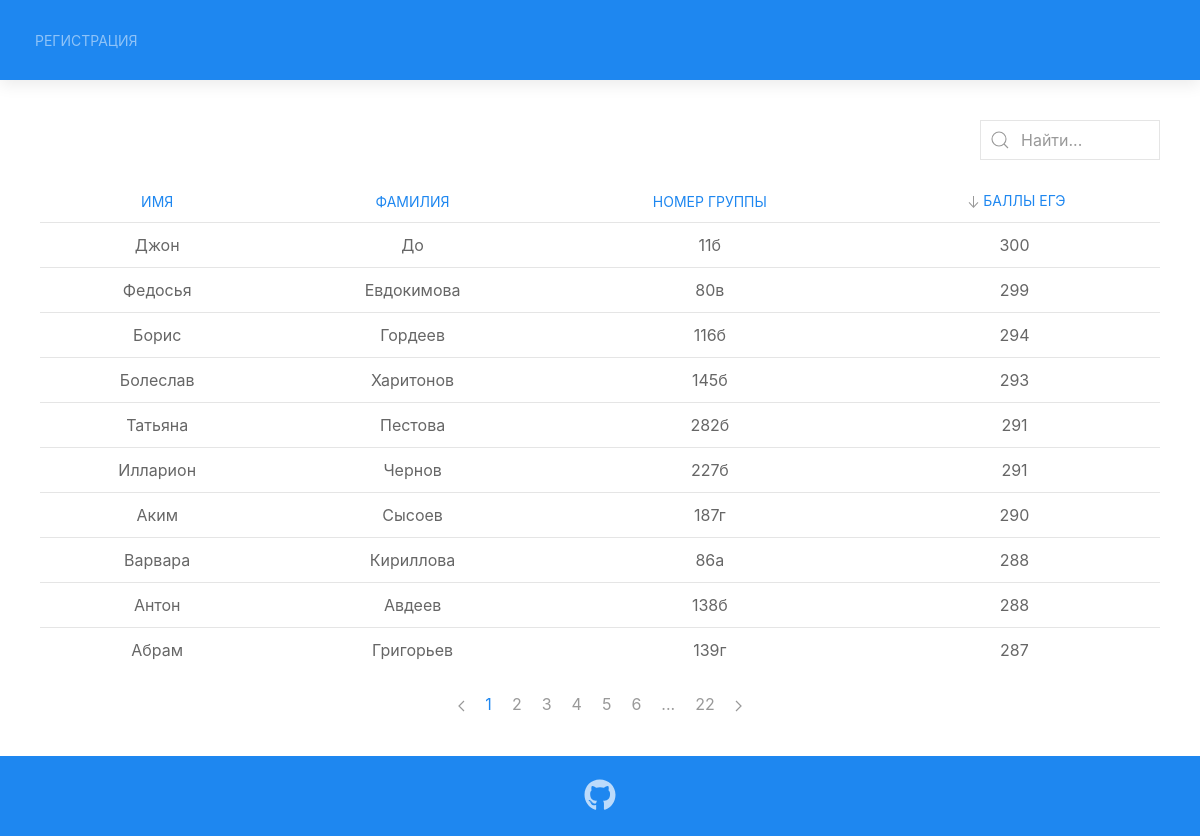
The page / on the database its author committed.
### tables this page shows
CREATE TABLE `students` (
  `id` int(11) NOT NULL,
  `name` varchar(50) NOT NULL,
  `surname` varchar(50) NOT NULL,
  `gender` enum('m','f') NOT NULL,
  `group_number` varchar(5) NOT NULL,
  `email` varchar(255) NOT NULL,
  `exam_score` smallint(3) NOT NULL,
  `birth_year` year(4) NOT NULL,
  `residence` enum('resident','nonresident') NOT NULL,
  `hash` varchar(200) NOT NULL
);

### app/controllers/BaseController.php (called while the page is built, shortened)
<?php
abstract class BaseController
{
    protected function render($file, array $params = [])
    {
        extract($params,EXTR_SKIP);
        return require_once "{$file}";
    }
}

### public/index.php (called while the page is built, shortened)
<?php
require_once __DIR__."/../app/bootstrap.php";
Router::load(__DIR__."/../routes.php")->getController($app)->run();

### app/AuthManager.php (called while the page is built, shortened)
<?php
class AuthManager
{
    public function checkIfAuthorized()
    {
        return isset($_COOKIE["hash"]) ? true : false;
    }
}

### app/helpers/Pager.php (called while the page is built, shortened)
<?php
class Pager
{
    public function calculatePositioning(int $page, int $perPage): int
    {
        return $page > 1 ? ($page * $perPage) - $perPage : 0;
    }
}

### app/helpers/UrlManager.php (called while the page is built, shortened)
<?php
class UrlManager
{
    public static function getPaginationLink(string $order, string $direction, string $search = null, int $page = null)
    {
        return http_build_query(array(
                "page" => $page,
                "order" => $order,
                "direction" => $direction,
                "search" => $search
            )
        );
    }
    public static function getSortingLink(int $page,
                                          string $requiredOrder,
                                          string $currentOrder,
                                          string $direction,
                                          string $search = null)
    {
        if ($requiredOrder === $currentOrder && $direction === "DESC") {
            $direction = "ASC";
        } else {
            $direction = "DESC";
        }
        return http_build_query(array(
           "page" => $page,
           "order" => $requiredOrder,
           "direction" => $direction,
           "search" => $search
        ));
    }
}

### app/database/StudentDataGateway.php (called while the page is built, shortened)
<?php
class StudentDataGateway
{
    private $pdo;
    public function __construct(\PDO $pdo)
    {
        $this->pdo = $pdo;
    }
    public function getStudents(int $offset, int $limit, string $orderBy, string $sort)
    {
        $sortingParams = $this->sanitizeSortingParams($orderBy, $sort);
        $statement = $this->pdo->prepare(
          "SELECT `name`, `surname`, `group_number`, `exam_score`
                     FROM `students`
                     ORDER BY {$sortingParams['orderBy']} {$sortingParams['sort']}
                     LIMIT :offset, :limit
          "
        );
        $statement->bindValue(":offset",$offset,\PDO::PARAM_INT);
        $statement->bindValue(":limit", $limit, \PDO::PARAM_INT);
        $statement->execute();
        return $statement->fetchAll(\PDO::FETCH_ASSOC);
    }
    private function sanitizeSortingParams(string $orderBy, string $sort)
    {
        $orderWhiteList = ["name", "surname", "group_number", "exam_score"];
        $sortingParams = array(
            "sort" => $sort,
            "orderBy" => $orderBy
        );
        return $sortingParams;
    }
}

### views/partials/students-table.php (the view, shortened to what this page needs)
<table class="uk-table uk-table-small uk-table-hover uk-table-divider students-table">
    <thead>
        <tr>
            <th class="uk-text-center"><?php
                Util::showSortingArrow("name", $order, $direction)
                ?><a href="?<?php echo htmlspecialchars(UrlManager::getSortingLink(
                    $page,
                    "name",
                    $order,
                    $direction,
                    $search
                ), ENT_QUOTES); ?>">Имя</a></th>
            <th class="uk-text-center"><?php
                Util::showSortingArrow("surname", $order, $direction)
                ?><a href="?<?php echo htmlspecialchars(UrlManager::getSortingLink(
                    $page,
                    "surname",
                    $order,
                    $direction,
                    $search
                ), ENT_QUOTES); ?>">Фамилия</a></th>
            <th class="uk-text-center"><?php
                Util::showSortingArrow("group_number", $order, $direction)
                ?><a href="?<?php echo htmlspecialchars(UrlManager::getSortingLink(
                    $page,
                    "group_number",
                    $order,
                    $direction,
                    $search
                ), ENT_QUOTES); ?>">Номер группы</a></th>
            <th class="uk-text-center"><?php
                Util::showSortingArrow("exam_score", $order, $direction)
                ?><a href="?<?php echo htmlspecialchars(UrlManager::getSortingLink(
                    $page,
                    "exam_score",
                    $order,
                    $direction,
                    $search
                ), ENT_QUOTES); ?>">Баллы ЕГЭ</a></th>
        </tr>
        </thead>
    <tbody>
        <?php foreach($students as $student): ?>
            <tr class="uk-text-center">
                <td><?php echo htmlspecialchars($student["name"], ENT_QUOTES) ?></td>
                <td><?php echo htmlspecialchars($student["surname"], ENT_QUOTES) ?></td>
                <td><?php echo htmlspecialchars($student["group_number"], ENT_QUOTES) ?></td>
                <td><?php echo htmlspecialchars($student["exam_score"], ENT_QUOTES) ?></td>
            </tr>
        <?php endforeach; ?>
    </tbody>
</table>

### app/controllers/HomeController.php (shortened to what this page needs)
<?php
class HomeController extends BaseController
{
    private $pager;
    private $studentDataGateway;
    private $paginationInfo;
    private $isAuth;
    public function __construct(string $requestMethod,
                                string $action,
                                Pager $pager,
                                StudentDataGateway $studentDataGateway,
                                AuthManager $authManager)
    {
        $this->action = $action;
        $this->pager = $pager;
        $this->studentDataGateway = $studentDataGateway;
        $this->authManager = $authManager;
        $this->isAuth = $this->authManager->checkIfAuthorized();
        $this->paginationInfo = $this->getPaginationInfo();
    }
    private function index(): void
    {
        if (isset($_GET["search"])) {
            $this->showSearchResults();
        } else {
            $this->showStudentsTable();
        }
    }
    private function getPaginationInfo(): array
    {
        $pagination["perPage"] = 10;
        $pagination["paginationLinks"] = 5;
        $pagination["page"] = isset($_GET["page"]) ? intval($_GET["page"]) : 1;
        $pagination["offset"] = $this->pager->calculatePositioning(
            $pagination["page"],
            $pagination["perPage"]
        );
        $pagination["order"] = isset($_GET["order"]) ? strval($_GET["order"]) : "exam_score";
        $pagination["direction"] = isset($_GET["direction"]) ? strval($_GET["direction"]) : "DESC";
        return $pagination;
    }
    private function showStudentsTable(): void
    {
        $order = $this->paginationInfo["order"];
        $direction = $this->paginationInfo["direction"];
        $isAuth = $this->isAuth;
        $students = $this->studentDataGateway->getStudents(
            $this->paginationInfo["offset"],
            $this->paginationInfo["perPage"],
            $order,
            $direction
        );
        $params = compact(
            "totalPages",
            "start",
            "end",
            "students",
            "order",
            "direction",
            "search",
            "page",
            "notify",
            "isAuth"
        );
        $this->render(__DIR__."/../../views/home.view.php",$params);
    }
    public function run(): void
    {
      $action = $this->action;
      $this->$action();
    }
}

### views/partials/header.php (shortened to what this page needs)
<!doctype html>
<html>
<head>
    <link rel="stylesheet" href="../css/styles.css">
    <link rel="stylesheet" href="../uikit/css/uikit.min.css">
</head>
<body>
<div class="wrapper">

### views/partials/navbar-home.php
<header>
    <div class="uk-box-shadow-medium uk-margin-medium-bottom">
        <nav class="uk-background-primary uk-light" uk-navbar>
                <div class="uk-navbar-left">
                    <ul class="uk-navbar-nav uk-margin-left">
                        <li>
                            <?php if ($isAuth): ?>
                               <a class="uk-link-reset" href="profile">Профиль</a>
                            <?php else: ?>
                                <a href="register">Регистрация</a>
                            <?php endif; ?>
                        </li>
                    </ul>
                </div>
        </nav>
    </div>
</header>

### views/home.view.php (shortened to what this page needs)
<?php
require_once "partials/header.php";
require_once "partials/navbar-home.php";
?>
<main>
    <?php
    require_once "partials/sections/students-list-section.php";
    ?>
</main>
<?php require_once "partials/footer.php";

### views/partials/sections/students-list-section.php
<section class="students-list">
    <div class="uk-container">
        <?php require_once __DIR__ . "/../search-box.php"; ?>
        <?php require_once __DIR__."/../students-table.php"; ?>
        <?php require_once __DIR__."/../pagination.php"; ?>
    </div>
</section>

### views/partials/search-box.php (shortened to what this page needs)
<div class="students-list__search students-list__search--flex">
    <?php require_once "search-form.php"; ?>
</div>

### views/partials/search-form.php
<div class="uk-float-right">
    <form class="uk-search uk-search-default">
        <span uk-search-icon></span>
        <input type="search" name="search" class="uk-search-input" placeholder="Найти...">
    </form>
</div>

### app/helpers/Util.php (shortened to what this page needs)
<?php
class Util
{
    public static function showSortingArrow(string $requiredOrder,
                                            string $currentOrder,
                                            string $direction): void
    {
        if ($requiredOrder === $currentOrder && $direction === "DESC") {
            echo "<span uk-icon='icon: arrow-down'></span>";
        } elseif ($requiredOrder === $currentOrder && $direction === "ASC") {
            echo "<span uk-icon='icon: arrow-up'></span>";
        }
    }
}

### views/partials/pagination.php (shortened to what this page needs)
<ul class="uk-pagination uk-flex-center">
    <?php if ($page > 1): ?>
        <li><a href="?<?php echo htmlspecialchars(UrlManager::getPaginationLink(
                $order,
                $direction,
                $search,
                $page - 1
            ), ENT_QUOTES); ?>"><span uk-pagination-previous></span></a></li>
    <?php else: ?>
        <li class="uk-disabled"><a><span uk-pagination-previous></span></a></li>
    <?php endif; ?>
    <?php for($i = $start; $i <= $end; $i++): ?>
        <?php if($i === $page): ?>
            <li class="uk-active"><span class="uk-text-primary"><?php echo $i; ?></span></li>
        <?php else: ?>
            <li>
                <a href="?page=<?php echo "{$i}" . "&" . htmlspecialchars(UrlManager::getPaginationLink(
                        $order,
                        $direction,
                        $search
                    ), ENT_QUOTES); ?>"><?php echo $i; ?></a>
            </li>
        <?php endif; ?>
    <?php endfor; ?>
    <?php if ($end < $totalPages): ?>
        <li class="uk-disabled"><span>...</span></li>
        <li><a href="?<?php echo htmlspecialchars(UrlManager::getPaginationLink(
                $order,
                $direction,
                $search,
                $totalPages
            ), ENT_QUOTES); ?>"><?php echo htmlspecialchars($totalPages,ENT_QUOTES) ?></a></li>
    <?php endif; ?>
    <?php if ($page < $totalPages): ?>
        <li><a href="?<?php echo htmlspecialchars(UrlManager::getPaginationLink(
                $order,
                $direction,
                $search,
                $page + 1
            ), ENT_QUOTES); ?>"><span uk-pagination-next></span></a></li>
    <?php else: ?>
        <li class="uk-disabled"><a><span uk-pagination-next></span></a></li>
    <?php endif; ?>
</ul>

### views/partials/footer.php (shortened to what this page needs)
</div>
<?php require_once "sections/footer-section.php"; ?>
</body>
</html>

### views/partials/sections/footer-section.php
<footer>
    <div class="footer uk-background-primary uk-light uk-margin-medium-top">
        <div class="uk-container uk-height-1-1 footer-container--flex">
            <a href="https://github.com/Bocmah/student-list" class="uk-text-center uk-text-primary"><i class="fab fa-github fa-2x"></i></a>
        </div>
    </div>
</footer>

### public/css/styles.css (style rules this page uses)
.students-list__search--flex { display: flex; justify-content: flex-end; align-items: baseline; }
.footer { height: 80px; }
.footer-container--flex { display: flex; justify-content: center; align-items: center; }
html { height: 100%; }
body { display: flex; flex-direction: column; height: 100%; }
.wrapper { flex: 1 0 auto; }
footer { flex-shrink: 0; }

### rows shown on the page
students: name "Джон", surname "До", group_number "11б", exam_score "300"
students: name "Федосья", surname "Евдокимова", group_number "80в", exam_score "299"
students: name "Борис", surname "Гордеев", group_number "116б", exam_score "294"
students: name "Болеслав", surname "Харитонов", group_number "145б", exam_score "293"
students: name "Татьяна", surname "Пестова", group_number "282б", exam_score "291"
students: name "Илларион", surname "Чернов", group_number "227б", exam_score "291"
students: name "Аким", surname "Сысоев", group_number "187г", exam_score "290"
students: name "Варвара", surname "Кириллова", group_number "86а", exam_score "288"
students: name "Антон", surname "Авдеев", group_number "138б", exam_score "288"
students: name "Абрам", surname "Григорьев", group_number "139г", exam_score "287"

### other values the page prints
$totalPages "22"
